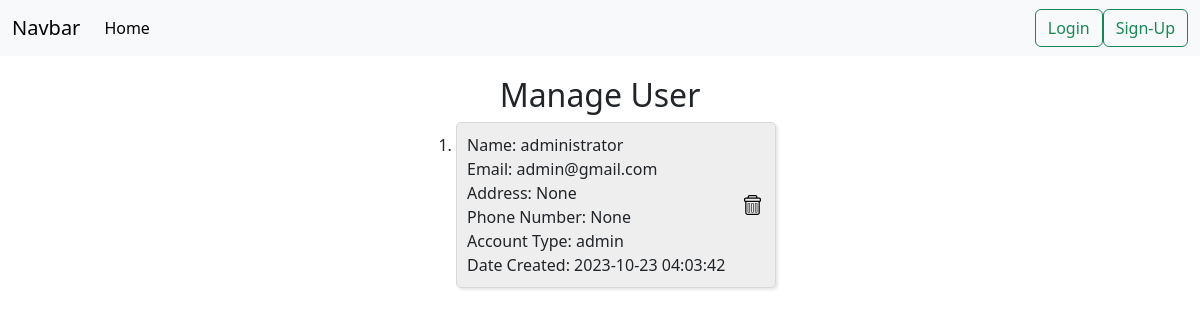
/manage_user, run on an earlier commit of the app's database.
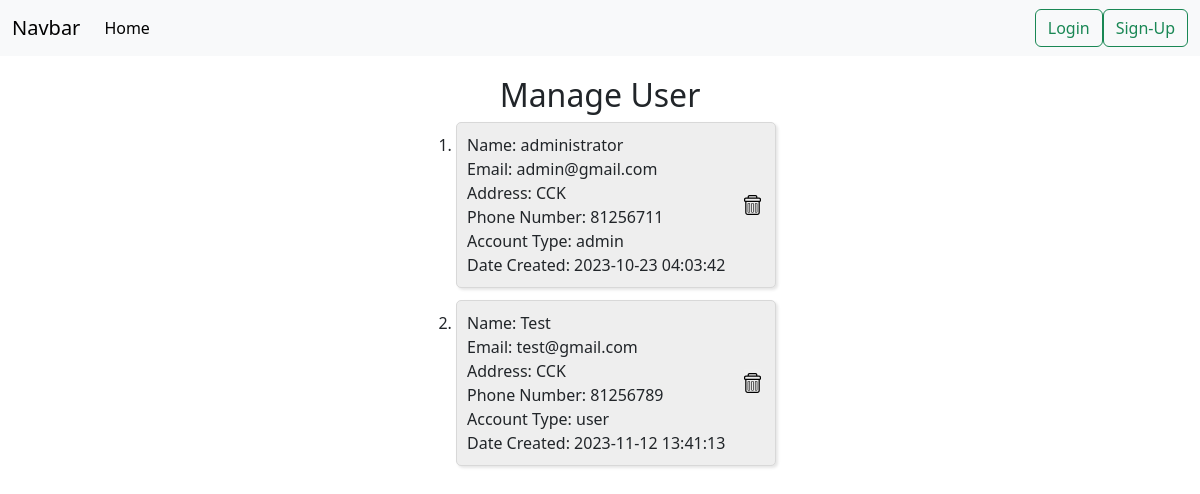
And on a later commit of the database.
### tables this page shows
CREATE TABLE users (
    user_id INTEGER PRIMARY KEY AUTOINCREMENT,
    first_name varchar(50) NOT NULL,
    last_name varchar(50),
    email varchar(50) NOT NULL UNIQUE,
    password varchar(50) NOT NULL,
    address varchar(100),
    phone_number varchar(20),
    account_type varchar(10) NOT NULL DEFAULT "user",
    time_created DATETIME DEFAULT CURRENT_TIMESTAMP
);

### app.py (the view)
@app.route('/manage_user', methods=['GET', 'POST'])
def manage_user():
    try:
        if request.method == 'GET':
            conn = get_db_connection()
            users = conn.execute('SELECT * FROM users').fetchall()
            conn.close()
            return render_template('manage_user.html', users=users)
    except Exception as e:
        print(str(e))
        return redirect('/')

### app.py (called while the page is built)
def get_db_connection():
    conn = sqlite3.connect('sql_database.db')
    conn.row_factory = sqlite3.Row
    return conn

### templates/manage_user.html (shortened to what this page needs)
{% extends 'base.html' %}
{% block body %}
<main class="container-fluid main-cart-container">
  <h2>Manage User</h2>
  <div class="user-list">
    <ol>
      {% for user in users %}
      <li>
        <div class="user-box-flex">
          <div class="user-box-description">
            <div class="manage-user-left-section">
              <div class="first-name">
                {% if user.lastname != null %}
                Name: {{ user.first_name + " " + user.last_name }}
                {% else %}
                Name: {{ user.first_name }}
                {% endif %}
              </div>
              <div class="email">
                Email: {{ user.email }}
              </div>
              <div class="address">
                Address: {{ user.address }}
              </div>
              <div class="phone-number">
                  Phone Number: {{ user.phone_number }}
              </div>
              <div class="account_type">
                  Account Type: {{ user.account_type }}
              </div>
              <div class="date-created">
                  Date Created: {{ user.time_created }}
              </div>
            </div>
            <div class="manage-user-right-section">
              <div class="delete-user-container">
                <form class="delete-user-form" action="/delete_user" method="POST">
                  <button class="delete-user-button">
                    <img src="/static/css/icons/trash.svg" alt="delete-user-image" class="delete-user-image">
                  </button>
                </form>
              </div>
            </div>
          </div>
        </div>
      </li>
      {% endfor %}
  </ol>
  </div>
</main>
{% endblock %}

What changed in the data, as far as the page shows it:
changed users "administrator": address "None" → "CCK"; phone_number "None" → "81256711"
added users: first_name "Test", email "test@gmail.com", address "CCK", phone_number "81256789", account_type "user", time_created "2023-11-12 13:41:13"
